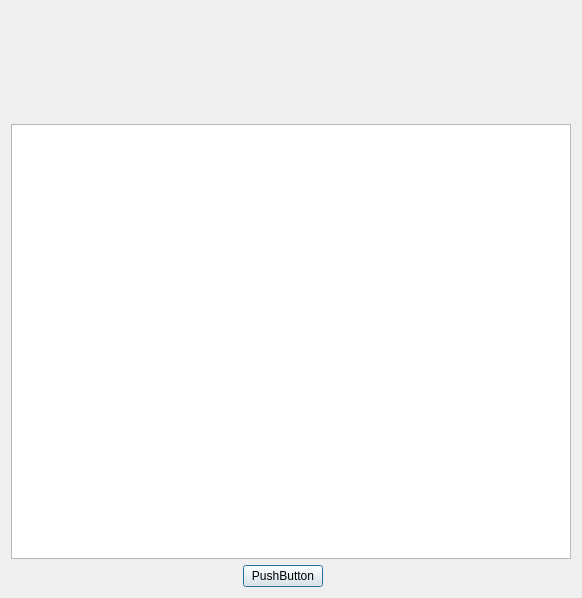
<?xml version="1.0" encoding="UTF-8"?>
<ui version="4.0">
 <class>Dialog</class>
 <widget class="QDialog" name="Dialog">
  <property name="windowModality">
   <enum>Qt::ApplicationModal</enum>
  </property>
  <property name="geometry">
   <rect>
    <x>0</x>
    <y>0</y>
    <width>582</width>
    <height>598</height>
   </rect>
  </property>
  <property name="minimumSize">
   <size>
    <width>547</width>
    <height>540</height>
   </size>
  </property>
  <property name="windowTitle">
   <string/>
  </property>
  <property name="modal">
   <bool>true</bool>
  </property>
  <layout class="QVBoxLayout" name="verticalLayout">
   <item>
    <layout class="QHBoxLayout" name="horizontalLayout">
     <item>
      <spacer name="horizontalSpacer_5">
       <property name="orientation">
        <enum>Qt::Horizontal</enum>
       </property>
       <property name="sizeHint" stdset="0">
        <size>
         <width>7</width>
         <height>87</height>
        </size>
       </property>
      </spacer>
     </item>
     <item>
      <widget class="QLabel" name="aboutHeaderImage">
       <property name="sizePolicy">
        <sizepolicy hsizetype="Fixed" vsizetype="Fixed">
         <horstretch>0</horstretch>
         <verstretch>0</verstretch>
        </sizepolicy>
       </property>
       <property name="minimumSize">
        <size>
         <width>528</width>
         <height>0</height>
        </size>
       </property>
       <property name="frameShape">
        <enum>QFrame::NoFrame</enum>
       </property>
       <property name="text">
        <string/>
       </property>
       <property name="pixmap">
        <pixmap>aboutBanner.png</pixmap>
       </property>
      </widget>
     </item>
     <item>
      <spacer name="horizontalSpacer_6">
       <property name="orientation">
        <enum>Qt::Horizontal</enum>
       </property>
       <property name="sizeHint" stdset="0">
        <size>
         <width>7</width>
         <height>87</height>
        </size>
       </property>
      </spacer>
     </item>
    </layout>
   </item>
   <item>
    <layout class="QGridLayout" name="gridLayout">
     <item row="0" column="0">
      <widget class="QLabel" name="productInfoArea">
       <property name="minimumSize">
        <size>
         <width>0</width>
         <height>0</height>
        </size>
       </property>
       <property name="frameShape">
        <enum>QFrame::NoFrame</enum>
       </property>
       <property name="text">
        <string/>
       </property>
       <property name="alignment">
        <set>Qt::AlignLeading|Qt::AlignLeft|Qt::AlignTop</set>
       </property>
      </widget>
     </item>
     <item row="1" column="0">
      <widget class="QTextEdit" name="licenseInfoArea">
       <property name="sizePolicy">
        <sizepolicy hsizetype="Expanding" vsizetype="Expanding">
         <horstretch>0</horstretch>
         <verstretch>0</verstretch>
        </sizepolicy>
       </property>
       <property name="minimumSize">
        <size>
         <width>528</width>
         <height>341</height>
        </size>
       </property>
       <property name="horizontalScrollBarPolicy">
        <enum>Qt::ScrollBarAlwaysOff</enum>
       </property>
       <property name="readOnly">
        <bool>true</bool>
       </property>
       <property name="acceptRichText">
        <bool>false</bool>
       </property>
      </widget>
     </item>
    </layout>
   </item>
   <item>
    <layout class="QHBoxLayout" name="horizontalLayout_2">
     <item>
      <spacer name="horizontalSpacer_2">
       <property name="orientation">
        <enum>Qt::Horizontal</enum>
       </property>
       <property name="sizeHint" stdset="0">
        <size>
         <width>80</width>
         <height>20</height>
        </size>
       </property>
      </spacer>
     </item>
     <item>
      <widget class="QPushButton" name="okButton">
       <property name="text">
        <string>PushButton</string>
       </property>
      </widget>
     </item>
     <item>
      <spacer name="horizontalSpacer">
       <property name="orientation">
        <enum>Qt::Horizontal</enum>
       </property>
       <property name="sizeHint" stdset="0">
        <size>
         <width>248</width>
         <height>20</height>
        </size>
       </property>
      </spacer>
     </item>
    </layout>
   </item>
  </layout>
 </widget>
 <resources/>
 <connections/>
</ui>
